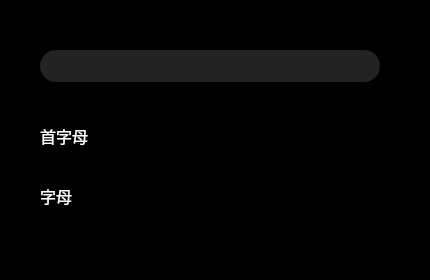
<?xml version="1.0" encoding="UTF-8"?>
<ui version="4.0">
 <class>pinyinTestClass</class>
 <widget class="QWidget" name="pinyinTestClass">
  <property name="geometry">
   <rect>
    <x>0</x>
    <y>0</y>
    <width>430</width>
    <height>280</height>
   </rect>
  </property>
  <property name="minimumSize">
   <size>
    <width>430</width>
    <height>280</height>
   </size>
  </property>
  <property name="maximumSize">
   <size>
    <width>430</width>
    <height>280</height>
   </size>
  </property>
  <property name="windowTitle">
   <string>pinyinTest</string>
  </property>
  <layout class="QVBoxLayout" name="verticalLayout">
   <property name="spacing">
    <number>0</number>
   </property>
   <property name="leftMargin">
    <number>0</number>
   </property>
   <property name="topMargin">
    <number>0</number>
   </property>
   <property name="rightMargin">
    <number>0</number>
   </property>
   <property name="bottomMargin">
    <number>0</number>
   </property>
   <item>
    <widget class="QFrame" name="frame">
     <property name="styleSheet">
      <string notr="true">#frame
{
	background-color: rgb(0, 0, 0);
}

QLineEdit
{
	background: rgba(234, 234, 234, 0.15);
	border-radius: 16px;
	font-size: 12px;
	font-family: 微软雅黑;
	color: #FFFFFF;
	padding-left:12px;
}

QLabel
{
	font-size: 16px;
	font-family: 微软雅黑;
	color: #FFFFFF;
}</string>
     </property>
     <property name="frameShape">
      <enum>QFrame::StyledPanel</enum>
     </property>
     <property name="frameShadow">
      <enum>QFrame::Raised</enum>
     </property>
     <widget class="QLineEdit" name="lineEdit">
      <property name="geometry">
       <rect>
        <x>40</x>
        <y>50</y>
        <width>340</width>
        <height>32</height>
       </rect>
      </property>
      <property name="text">
       <string/>
      </property>
     </widget>
     <widget class="QLabel" name="label_1">
      <property name="geometry">
       <rect>
        <x>40</x>
        <y>120</y>
        <width>340</width>
        <height>32</height>
       </rect>
      </property>
      <property name="text">
       <string>首字母</string>
      </property>
     </widget>
     <widget class="QLabel" name="label_2">
      <property name="geometry">
       <rect>
        <x>40</x>
        <y>180</y>
        <width>340</width>
        <height>32</height>
       </rect>
      </property>
      <property name="text">
       <string>字母</string>
      </property>
     </widget>
    </widget>
   </item>
  </layout>
 </widget>
 <layoutdefault spacing="6" margin="11"/>
 <resources>
  <include location="pinyinTest.qrc"/>
 </resources>
 <connections/>
</ui>
